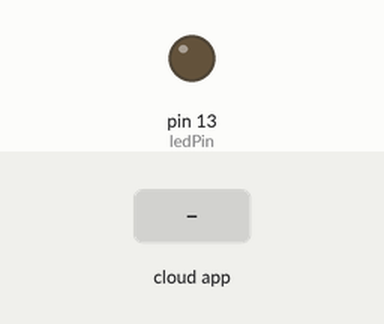
A sketch run on a simulated Arduino Uno, built with avr-gcc and run on an emulated ATmega328P. Parts: output pins drawn as LEDs (lit = HIGH). The test bench sets the inputs (shaded band). The ROS host is connected and sends only what is stated.

Above: at 1.2 s.
1.3 s: the phone or cloud app sets testData to 90
At 1.7 s:
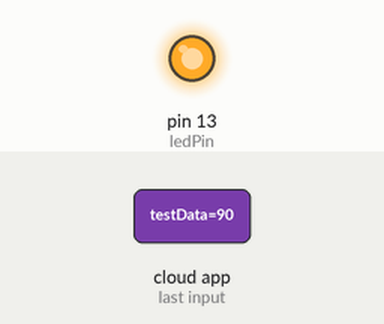
2.8 s: the phone or cloud app sets testData to 0
At 3.9 s:
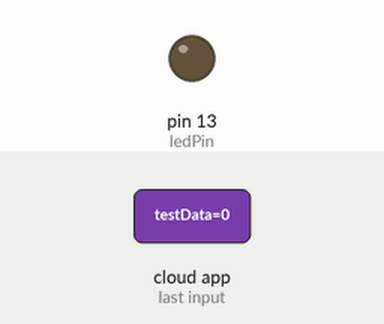
4.3 s: the phone or cloud app sets testData to 180
At 4.9 s:
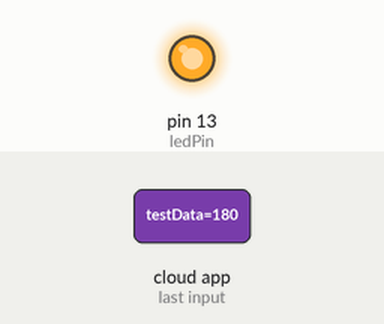
Timing chart, 0 to 7.3 s (numbered marks = the images above; inputs shaded):
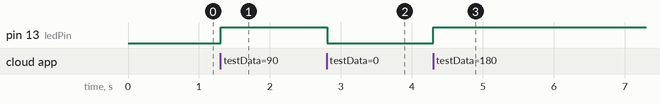

Measured:
- after the input at 1.3 s, pin 13 (ledPin): LOW → HIGH at once
- after the input at 2.8 s, pin 13 (ledPin): HIGH → LOW at once
- after the input at 4.3 s, pin 13 (ledPin): LOW → HIGH at once

The sketch:

rosTest.ino
```cpp
#include <ArduinoHardware.h>
#include <ros.h>
#include <std_msgs/Int32.h>

ros::NodeHandle nh; // Create a ROS node with the name "alex_arduino"

int ledPin = LED_BUILTIN; // Set the LED pin to the built-in LED pin
bool ledState = false; // Initialize the LED state to off

void toggleLed(int value) {
  if (value > 50) {
    ledState = true;
  } else {
    ledState = false;
  }
  digitalWrite(ledPin, ledState); // Set the LED state based on the received value
}

void testDataCallback(const std_msgs::Int32& msg) {
  toggleLed(msg.data); // Call the toggleLed function with the received value
}

ros::Subscriber<std_msgs::Int32> testDataSub("testData", &testDataCallback); // Create a subscriber object for the testData topic

void setup() {
  pinMode(ledPin, OUTPUT); // Set the LED pin as an output
  nh.initNode(); // Initialize the ROS node
  nh.subscribe(testDataSub); // Subscribe to the testData topic
}

void loop() {
  nh.spinOnce(); // Handle any incoming ROS messages
  delay(10);
}


// #include <ros.h>
// #include <std_msgs/String.h>

// ros::NodeHandle nh;
// std_msgs::String str_msg;
// ros::Publisher chatter("chatter", &str_msg);

// char hello[13] = "hello world!";

// void setup() {
//   nh.initNode();
//   nh.advertise(chatter);
// }

// void loop() {
//   str_msg.data = hello;
//   chatter.publish(&str_msg);
//   nh.spinOnce();
//   delay(1000);
// }
```
